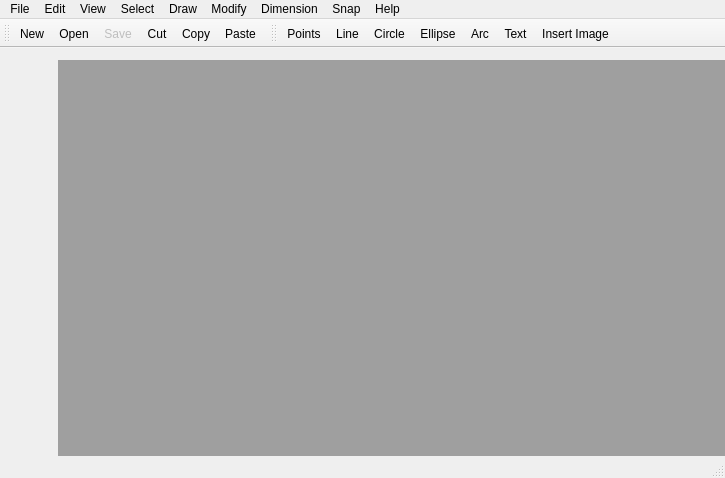
<?xml version="1.0" encoding="UTF-8"?>
<ui version="4.0">
 <class>MainWindow</class>
 <widget class="QMainWindow" name="MainWindow">
  <property name="geometry">
   <rect>
    <x>0</x>
    <y>0</y>
    <width>725</width>
    <height>478</height>
   </rect>
  </property>
  <property name="mouseTracking">
   <bool>false</bool>
  </property>
  <property name="windowTitle">
   <string>MainWindow</string>
  </property>
  <widget class="QWidget" name="centralWidget">
   <widget class="QMdiArea" name="mdiArea">
    <property name="geometry">
     <rect>
      <x>58</x>
      <y>12</y>
      <width>910</width>
      <height>512</height>
     </rect>
    </property>
    <property name="viewMode">
     <enum>QMdiArea::TabbedView</enum>
    </property>
    <property name="tabsClosable">
     <bool>true</bool>
    </property>
   </widget>
  </widget>
  <widget class="QMenuBar" name="menuBar">
   <property name="geometry">
    <rect>
     <x>0</x>
     <y>0</y>
     <width>725</width>
     <height>19</height>
    </rect>
   </property>
   <widget class="QMenu" name="menuFile">
    <property name="title">
     <string>File</string>
    </property>
    <widget class="QMenu" name="menuImport">
     <property name="title">
      <string>Import</string>
     </property>
     <addaction name="actionImportImage"/>
    </widget>
    <widget class="QMenu" name="menuExport">
     <property name="title">
      <string>Export</string>
     </property>
     <addaction name="actionExportImage"/>
     <addaction name="actionExportPDF"/>
    </widget>
    <addaction name="actionNew"/>
    <addaction name="actionOpen"/>
    <addaction name="actionSave"/>
    <addaction name="actionSaveAs"/>
    <addaction name="menuExport"/>
    <addaction name="menuImport"/>
    <addaction name="actionClose"/>
    <addaction name="separator"/>
    <addaction name="actionPrint"/>
    <addaction name="actionPrintPreview"/>
    <addaction name="separator"/>
    <addaction name="actionQuit"/>
   </widget>
   <widget class="QMenu" name="menuEdit">
    <property name="title">
     <string>Edit</string>
    </property>
    <addaction name="actionCut"/>
    <addaction name="actionCopy"/>
    <addaction name="actionPaste"/>
    <addaction name="separator"/>
    <addaction name="actionEditPreferences"/>
   </widget>
   <widget class="QMenu" name="menuView">
    <property name="enabled">
     <bool>true</bool>
    </property>
    <property name="title">
     <string>View</string>
    </property>
    <widget class="QMenu" name="menuToolbars">
     <property name="title">
      <string>Toolbars</string>
     </property>
     <addaction name="actionToolbar"/>
     <addaction name="actionCommandConsole"/>
     <addaction name="actionScripting"/>
    </widget>
    <addaction name="actionGrid"/>
    <addaction name="actionZoomIn"/>
    <addaction name="actionZoomOut"/>
    <addaction name="actionPanning"/>
    <addaction name="actionStatusBar"/>
    <addaction name="menuToolbars"/>
   </widget>
   <widget class="QMenu" name="menuSelect">
    <property name="title">
     <string>Select</string>
    </property>
    <addaction name="actionSelectAll"/>
    <addaction name="actionDeselectAll"/>
    <addaction name="actionSelectEntity"/>
    <addaction name="actionSelectWindow"/>
    <addaction name="actionDeselectWindow"/>
    <addaction name="actionInvertSelection"/>
    <addaction name="actionSelectIntersectedEntities"/>
    <addaction name="actionDeselectIntersectedEntities"/>
   </widget>
   <widget class="QMenu" name="menuDraw">
    <property name="title">
     <string>Draw</string>
    </property>
    <addaction name="actionPoints"/>
    <addaction name="actionLine"/>
    <addaction name="actionArc"/>
    <addaction name="actionCircle"/>
    <addaction name="actionEllipse"/>
    <addaction name="actionText"/>
    <addaction name="actionInsertImage"/>
   </widget>
   <widget class="QMenu" name="menuModify">
    <property name="title">
     <string>Modify</string>
    </property>
    <addaction name="actionDeleteEntity"/>
    <addaction name="actionDeleteSelected"/>
   </widget>
   <widget class="QMenu" name="menuDimension">
    <property name="title">
     <string>Dimension</string>
    </property>
    <addaction name="actionAligned"/>
    <addaction name="actionLinear"/>
    <addaction name="actionHorizontal"/>
    <addaction name="actionVertical"/>
    <addaction name="actionRadial"/>
    <addaction name="actionDiametric"/>
    <addaction name="actionAngular"/>
    <addaction name="actionLeader"/>
   </widget>
   <widget class="QMenu" name="menuHelp">
    <property name="title">
     <string>Help</string>
    </property>
    <addaction name="actionManual"/>
    <addaction name="actionAbout"/>
   </widget>
   <widget class="QMenu" name="menuSnap">
    <property name="title">
     <string>Snap</string>
    </property>
    <addaction name="actionGridSnap"/>
   </widget>
   <addaction name="menuFile"/>
   <addaction name="menuEdit"/>
   <addaction name="menuView"/>
   <addaction name="menuSelect"/>
   <addaction name="menuDraw"/>
   <addaction name="menuModify"/>
   <addaction name="menuDimension"/>
   <addaction name="menuSnap"/>
   <addaction name="menuHelp"/>
  </widget>
  <widget class="QToolBar" name="standardToolBar">
   <property name="windowTitle">
    <string>toolBar</string>
   </property>
   <attribute name="toolBarArea">
    <enum>TopToolBarArea</enum>
   </attribute>
   <attribute name="toolBarBreak">
    <bool>false</bool>
   </attribute>
   <addaction name="actionNew"/>
   <addaction name="actionOpen"/>
   <addaction name="actionSave"/>
   <addaction name="actionCut"/>
   <addaction name="actionCopy"/>
   <addaction name="actionPaste"/>
  </widget>
  <widget class="QToolBar" name="mainToolBar">
   <attribute name="toolBarArea">
    <enum>TopToolBarArea</enum>
   </attribute>
   <attribute name="toolBarBreak">
    <bool>false</bool>
   </attribute>
   <addaction name="actionPoints"/>
   <addaction name="actionLine"/>
   <addaction name="actionCircle"/>
   <addaction name="actionEllipse"/>
   <addaction name="actionArc"/>
   <addaction name="actionText"/>
   <addaction name="actionInsertImage"/>
  </widget>
  <widget class="QStatusBar" name="mainStatusBar"/>
  <action name="actionNew">
   <property name="enabled">
    <bool>true</bool>
   </property>
   <property name="icon">
    <iconset resource="../images.qrc">
     <normaloff>:/icons/images/newDrawing.svg</normaloff>:/icons/images/newDrawing.svg</iconset>
   </property>
   <property name="text">
    <string>New</string>
   </property>
   <property name="shortcut">
    <string>Ctrl+N</string>
   </property>
  </action>
  <action name="actionOpen">
   <property name="enabled">
    <bool>true</bool>
   </property>
   <property name="icon">
    <iconset resource="../images.qrc">
     <normaloff>:/icons/images/openDrawing.svg</normaloff>:/icons/images/openDrawing.svg</iconset>
   </property>
   <property name="text">
    <string>Open</string>
   </property>
   <property name="shortcut">
    <string>Ctrl+O</string>
   </property>
  </action>
  <action name="actionSave">
   <property name="enabled">
    <bool>false</bool>
   </property>
   <property name="icon">
    <iconset resource="../images.qrc">
     <normaloff>:/icons/images/saveDrawing.svg</normaloff>:/icons/images/saveDrawing.svg</iconset>
   </property>
   <property name="text">
    <string>Save</string>
   </property>
   <property name="shortcut">
    <string>Ctrl+S</string>
   </property>
  </action>
  <action name="actionSaveAs">
   <property name="enabled">
    <bool>false</bool>
   </property>
   <property name="text">
    <string>Save As</string>
   </property>
   <property name="shortcut">
    <string>Ctrl+Shift+S</string>
   </property>
  </action>
  <action name="actionClose">
   <property name="enabled">
    <bool>true</bool>
   </property>
   <property name="text">
    <string>Close</string>
   </property>
  </action>
  <action name="actionPrint">
   <property name="enabled">
    <bool>true</bool>
   </property>
   <property name="text">
    <string>Print </string>
   </property>
   <property name="shortcut">
    <string>Ctrl+P</string>
   </property>
  </action>
  <action name="actionPrintPreview">
   <property name="enabled">
    <bool>true</bool>
   </property>
   <property name="text">
    <string>Print Preview</string>
   </property>
   <property name="shortcut">
    <string>Ctrl+Shift+P</string>
   </property>
  </action>
  <action name="actionCut">
   <property name="enabled">
    <bool>true</bool>
   </property>
   <property name="icon">
    <iconset resource="../images.qrc">
     <normaloff>:/icons/images/cut.svg</normaloff>:/icons/images/cut.svg</iconset>
   </property>
   <property name="text">
    <string>Cut </string>
   </property>
   <property name="shortcut">
    <string>Ctrl+X</string>
   </property>
  </action>
  <action name="actionCopy">
   <property name="enabled">
    <bool>true</bool>
   </property>
   <property name="icon">
    <iconset resource="../images.qrc">
     <normaloff>:/icons/images/copy.svg</normaloff>:/icons/images/copy.svg</iconset>
   </property>
   <property name="text">
    <string>Copy</string>
   </property>
   <property name="shortcut">
    <string>Ctrl+C</string>
   </property>
  </action>
  <action name="actionPaste">
   <property name="enabled">
    <bool>true</bool>
   </property>
   <property name="icon">
    <iconset resource="../images.qrc">
     <normaloff>:/icons/images/paste.svg</normaloff>:/icons/images/paste.svg</iconset>
   </property>
   <property name="text">
    <string>Paste</string>
   </property>
   <property name="shortcut">
    <string>Ctrl+V</string>
   </property>
  </action>
  <action name="actionEditPreferences">
   <property name="enabled">
    <bool>false</bool>
   </property>
   <property name="text">
    <string>Edit Preferences</string>
   </property>
  </action>
  <action name="actionGrid">
   <property name="checkable">
    <bool>true</bool>
   </property>
   <property name="checked">
    <bool>true</bool>
   </property>
   <property name="enabled">
    <bool>false</bool>
   </property>
   <property name="text">
    <string>Grid</string>
   </property>
  </action>
  <action name="actionZoomIn">
   <property name="enabled">
    <bool>true</bool>
   </property>
   <property name="text">
    <string>Zoom In</string>
   </property>
  </action>
  <action name="actionZoomOut">
   <property name="enabled">
    <bool>true</bool>
   </property>
   <property name="text">
    <string>Zoom Out</string>
   </property>
  </action>
  <action name="actionPrevious_View">
   <property name="enabled">
    <bool>false</bool>
   </property>
   <property name="text">
    <string>Previous View</string>
   </property>
  </action>
  <action name="actionWindows_Zoon">
   <property name="enabled">
    <bool>false</bool>
   </property>
   <property name="text">
    <string>Windows Zoom</string>
   </property>
  </action>
  <action name="actionPanning">
   <property name="enabled">
    <bool>false</bool>
   </property>
   <property name="text">
    <string>Panning</string>
   </property>
  </action>
  <action name="actionStatusBar">
   <property name="checkable">
    <bool>true</bool>
   </property>
   <property name="enabled">
    <bool>true</bool>
   </property>
   <property name="text">
    <string>Status Bar</string>
   </property>
  </action>
  <action name="actionLayers">
   <property name="enabled">
    <bool>false</bool>
   </property>
   <property name="text">
    <string>Layers</string>
   </property>
  </action>
  <action name="actionBlocks">
   <property name="enabled">
    <bool>false</bool>
   </property>
   <property name="text">
    <string>Blocks</string>
   </property>
  </action>
  <action name="actionSelectAll">
   <property name="enabled">
    <bool>false</bool>
   </property>
   <property name="text">
    <string>Select All</string>
   </property>
  </action>
  <action name="actionDeselectAll">
   <property name="enabled">
    <bool>false</bool>
   </property>
   <property name="text">
    <string>Deselect All</string>
   </property>
  </action>
  <action name="actionSelectEntity">
   <property name="enabled">
    <bool>false</bool>
   </property>
   <property name="text">
    <string>Select Entity</string>
   </property>
  </action>
  <action name="action_De_elect_Contour">
   <property name="enabled">
    <bool>false</bool>
   </property>
   <property name="text">
    <string>(De)-elect Contour</string>
   </property>
  </action>
  <action name="actionSelectWindow">
   <property name="enabled">
    <bool>false</bool>
   </property>
   <property name="text">
    <string>Select Window</string>
   </property>
  </action>
  <action name="actionDeselectWindow">
   <property name="enabled">
    <bool>false</bool>
   </property>
   <property name="text">
    <string>Deselect Window</string>
   </property>
  </action>
  <action name="actionInvertSelection">
   <property name="enabled">
    <bool>false</bool>
   </property>
   <property name="text">
    <string>Invert Selection</string>
   </property>
  </action>
  <action name="actionSelectIntersectedEntities">
   <property name="enabled">
    <bool>false</bool>
   </property>
   <property name="text">
    <string>Select Intersected Entities</string>
   </property>
  </action>
  <action name="actionDeselectIntersectedEntities">
   <property name="enabled">
    <bool>false</bool>
   </property>
   <property name="text">
    <string>Deselect Intersected Entities</string>
   </property>
  </action>
  <action name="action_De_Select_Layer">
   <property name="enabled">
    <bool>false</bool>
   </property>
   <property name="text">
    <string>(De)-Select Layer</string>
   </property>
  </action>
  <action name="actionPoints">
   <property name="enabled">
    <bool>true</bool>
   </property>
   <property name="icon">
    <iconset resource="../images.qrc">
     <normaloff>:/icons/images/point.svg</normaloff>:/icons/images/point.svg</iconset>
   </property>
   <property name="text">
    <string>Points</string>
   </property>
   <property name="shortcut">
    <string>P</string>
   </property>
  </action>
  <action name="actionLine">
   <property name="enabled">
    <bool>true</bool>
   </property>
   <property name="icon">
    <iconset resource="../images.qrc">
     <normaloff>:/icons/images/line.svg</normaloff>:/icons/images/line.svg</iconset>
   </property>
   <property name="text">
    <string>Line</string>
   </property>
   <property name="shortcut">
    <string>L</string>
   </property>
  </action>
  <action name="actionArc">
   <property name="enabled">
    <bool>true</bool>
   </property>
   <property name="icon">
    <iconset resource="../images.qrc">
     <normaloff>:/icons/images/arc.svg</normaloff>:/icons/images/arc.svg</iconset>
   </property>
   <property name="text">
    <string>Arc</string>
   </property>
   <property name="shortcut">
    <string>A</string>
   </property>
  </action>
  <action name="actionCircle">
   <property name="enabled">
    <bool>true</bool>
   </property>
   <property name="icon">
    <iconset resource="../images.qrc">
     <normaloff>:/icons/images/circle.svg</normaloff>:/icons/images/circle.svg</iconset>
   </property>
   <property name="text">
    <string>Circle</string>
   </property>
   <property name="shortcut">
    <string>C</string>
   </property>
  </action>
  <action name="actionEllipse">
   <property name="enabled">
    <bool>true</bool>
   </property>
   <property name="icon">
    <iconset resource="../images.qrc">
     <normaloff>:/icons/images/ellipse.svg</normaloff>:/icons/images/ellipse.svg</iconset>
   </property>
   <property name="text">
    <string>Ellipse</string>
   </property>
   <property name="shortcut">
    <string>E</string>
   </property>
  </action>
  <action name="actionSpline">
   <property name="enabled">
    <bool>false</bool>
   </property>
   <property name="text">
    <string>Spline</string>
   </property>
  </action>
  <action name="actionPolyline">
   <property name="enabled">
    <bool>false</bool>
   </property>
   <property name="text">
    <string>Polyline</string>
   </property>
  </action>
  <action name="actionText">
   <property name="enabled">
    <bool>true</bool>
   </property>
   <property name="icon">
    <iconset resource="../images.qrc">
     <normaloff>:/icons/images/text.svg</normaloff>:/icons/images/text.svg</iconset>
   </property>
   <property name="text">
    <string>Text</string>
   </property>
   <property name="toolTip">
    <string>Text</string>
   </property>
   <property name="shortcut">
    <string>T</string>
   </property>
  </action>
  <action name="actionHatch">
   <property name="enabled">
    <bool>false</bool>
   </property>
   <property name="text">
    <string>Hatch</string>
   </property>
  </action>
  <action name="actionInsertImage">
   <property name="enabled">
    <bool>true</bool>
   </property>
   <property name="icon">
    <iconset resource="../images.qrc">
     <normaloff>:/icons/images/image.svg</normaloff>:/icons/images/image.svg</iconset>
   </property>
   <property name="text">
    <string>Insert Image</string>
   </property>
   <property name="shortcut">
    <string>I</string>
   </property>
  </action>
  <action name="actionMove_Copy">
   <property name="enabled">
    <bool>false</bool>
   </property>
   <property name="text">
    <string>Move/Copy</string>
   </property>
  </action>
  <action name="actionRotate">
   <property name="enabled">
    <bool>false</bool>
   </property>
   <property name="text">
    <string>Rotate</string>
   </property>
  </action>
  <action name="actionScale">
   <property name="enabled">
    <bool>false</bool>
   </property>
   <property name="text">
    <string>Scale</string>
   </property>
  </action>
  <action name="actionMirror">
   <property name="enabled">
    <bool>false</bool>
   </property>
   <property name="text">
    <string>Mirror</string>
   </property>
  </action>
  <action name="actionMove_and_Rotate">
   <property name="enabled">
    <bool>false</bool>
   </property>
   <property name="text">
    <string>Move and Rotate</string>
   </property>
  </action>
  <action name="actionRotate_Two">
   <property name="enabled">
    <bool>false</bool>
   </property>
   <property name="text">
    <string>Rotate Two</string>
   </property>
  </action>
  <action name="actionRevert_Direction">
   <property name="enabled">
    <bool>false</bool>
   </property>
   <property name="text">
    <string>Revert Direction</string>
   </property>
  </action>
  <action name="actionTrim">
   <property name="enabled">
    <bool>false</bool>
   </property>
   <property name="text">
    <string>Trim</string>
   </property>
  </action>
  <action name="actionTrim_Two">
   <property name="enabled">
    <bool>false</bool>
   </property>
   <property name="text">
    <string>Trim Two</string>
   </property>
  </action>
  <action name="actionLengthen">
   <property name="enabled">
    <bool>false</bool>
   </property>
   <property name="text">
    <string>Lengthen</string>
   </property>
  </action>
  <action name="actionBevel">
   <property name="enabled">
    <bool>false</bool>
   </property>
   <property name="text">
    <string>Bevel</string>
   </property>
  </action>
  <action name="actionRound">
   <property name="enabled">
    <bool>false</bool>
   </property>
   <property name="text">
    <string>Round</string>
   </property>
  </action>
  <action name="actionDivid">
   <property name="enabled">
    <bool>false</bool>
   </property>
   <property name="text">
    <string>Divide</string>
   </property>
  </action>
  <action name="actionStretch">
   <property name="enabled">
    <bool>false</bool>
   </property>
   <property name="text">
    <string>Stretch</string>
   </property>
  </action>
  <action name="actionProperties">
   <property name="enabled">
    <bool>false</bool>
   </property>
   <property name="text">
    <string>Properties</string>
   </property>
  </action>
  <action name="actionAttributes">
   <property name="enabled">
    <bool>false</bool>
   </property>
   <property name="text">
    <string>Attributes</string>
   </property>
  </action>
  <action name="actionDeleteEntity">
   <property name="enabled">
    <bool>false</bool>
   </property>
   <property name="text">
    <string>Delete Entity</string>
   </property>
  </action>
  <action name="actionDeleteSelected">
   <property name="enabled">
    <bool>false</bool>
   </property>
   <property name="text">
    <string>Delete Selected</string>
   </property>
  </action>
  <action name="actionExplode">
   <property name="enabled">
    <bool>false</bool>
   </property>
   <property name="text">
    <string>Explode</string>
   </property>
  </action>
  <action name="actionAlign">
   <property name="enabled">
    <bool>false</bool>
   </property>
   <property name="text">
    <string>Align</string>
   </property>
  </action>
  <action name="actionAligned">
   <property name="enabled">
    <bool>false</bool>
   </property>
   <property name="text">
    <string>Aligned</string>
   </property>
  </action>
  <action name="actionLinear">
   <property name="enabled">
    <bool>false</bool>
   </property>
   <property name="text">
    <string>Linear</string>
   </property>
  </action>
  <action name="actionHorizontal">
   <property name="enabled">
    <bool>false</bool>
   </property>
   <property name="text">
    <string>Horizontal</string>
   </property>
  </action>
  <action name="actionVertical">
   <property name="enabled">
    <bool>false</bool>
   </property>
   <property name="text">
    <string>Vertical</string>
   </property>
  </action>
  <action name="actionRadial">
   <property name="enabled">
    <bool>false</bool>
   </property>
   <property name="text">
    <string>Radial</string>
   </property>
  </action>
  <action name="actionDiametric">
   <property name="enabled">
    <bool>false</bool>
   </property>
   <property name="text">
    <string>Diametric</string>
   </property>
  </action>
  <action name="actionAngular">
   <property name="enabled">
    <bool>false</bool>
   </property>
   <property name="text">
    <string>Angular</string>
   </property>
  </action>
  <action name="actionLeader">
   <property name="enabled">
    <bool>false</bool>
   </property>
   <property name="text">
    <string>Leader</string>
   </property>
  </action>
  <action name="actionManual">
   <property name="enabled">
    <bool>false</bool>
   </property>
   <property name="text">
    <string>Manual</string>
   </property>
  </action>
  <action name="actionAbout">
   <property name="enabled">
    <bool>true</bool>
   </property>
   <property name="text">
    <string>About</string>
   </property>
  </action>
  <action name="actionQuit">
   <property name="enabled">
    <bool>true</bool>
   </property>
   <property name="text">
    <string>Quit</string>
   </property>
   <property name="shortcut">
    <string>Ctrl+Q</string>
   </property>
  </action>
  <action name="actionCommandConsole">
   <property name="checkable">
    <bool>true</bool>
   </property>
   <property name="enabled">
    <bool>false</bool>
   </property>
   <property name="text">
    <string>Command Console</string>
   </property>
  </action>
  <action name="actionScripting">
   <property name="checkable">
    <bool>true</bool>
   </property>
   <property name="enabled">
    <bool>false</bool>
   </property>
   <property name="text">
    <string>Scripting</string>
   </property>
  </action>
  <action name="actionToolbar">
   <property name="checkable">
    <bool>true</bool>
   </property>
   <property name="checked">
    <bool>true</bool>
   </property>
   <property name="enabled">
    <bool>false</bool>
   </property>
   <property name="text">
    <string>Toolbar</string>
   </property>
  </action>
  <action name="actionImportImage">
   <property name="enabled">
    <bool>false</bool>
   </property>
   <property name="icon">
    <iconset>
     <normaloff>:/icons/images/image.png</normaloff>:/icons/images/image.png</iconset>
   </property>
   <property name="text">
    <string>Insert Image</string>
   </property>
  </action>
  <action name="actionExportImage">
   <property name="text">
    <string>Image</string>
   </property>
  </action>
  <action name="actionExportPDF">
   <property name="text">
    <string>PDF</string>
   </property>
  </action>
  <action name="actionGridSnap">
   <property name="checkable">
    <bool>true</bool>
   </property>
   <property name="enabled">
    <bool>false</bool>
   </property>
   <property name="text">
    <string>Grid</string>
   </property>
  </action>
 </widget>
 <layoutdefault spacing="6" margin="11"/>
 <resources>
  <include location="../images.qrc"/>
 </resources>
 <connections/>
</ui>
